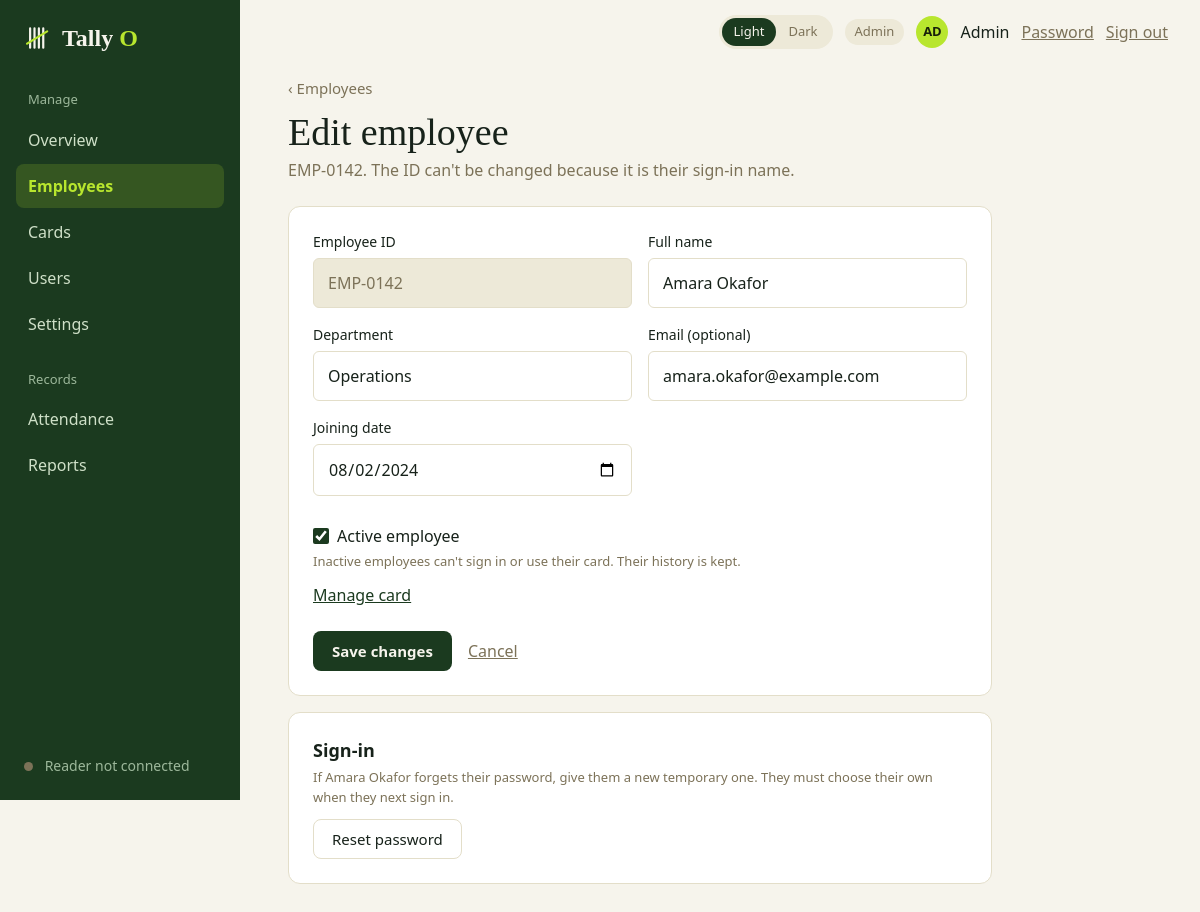
/admin/employees/1/edit (signed in), run on the app's committed database.
### tables this page shows
CREATE TABLE employees (
    id            INTEGER PRIMARY KEY,
    employee_code TEXT    NOT NULL UNIQUE,              -- e.g. EMP-0142
    full_name     TEXT    NOT NULL,
    department    TEXT    NOT NULL,
    email         TEXT,
    joined_on     TEXT    NOT NULL,
    is_active     INTEGER NOT NULL DEFAULT 1 CHECK (is_active IN (0, 1))
);

### admin.py (the view, shortened to what this page needs)
@bp.route("/employees/<int:employee_id>/edit", methods=["GET", "POST"])
@admin_only
def employee_edit(employee_id):
    conn = db.get_db()
    row = queries.get_employee(conn, employee_id)
    if row is None:
        abort(404)
    return _form(False, {"employee_code": row["employee_code"], "full_name": row["full_name"],
                         "department": row["department"], "email": row["email"] or "",
                         "joined_on": row["joined_on"], "is_active": bool(row["is_active"])},
                 {}, employee_id)

### admin.py (called while the page is built)
def _form(creating, values, errors, employee_id=None, status=200):
    return render_template(
        "admin_employee_form.html", creating=creating, values=values, errors=errors,
        employee_id=employee_id, departments=queries.departments(db.get_db()),
        **shell_context("Employees")), status

### app.py (called while the page is built)
@app.context_processor
def inject_globals():
    return {"APP_NAME": APP_NAME, "APP_TAGLINE": APP_TAGLINE,
            "csrf_token": auth.csrf_token, "safe_url": safe_url,
            "reader": reader.status()}

@app.after_request
def no_store_when_signed_in(response):
    if "user" in session and request.endpoint != "static":
        response.headers["Cache-Control"] = "no-store"
    return response

### auth.py (called while the page is built)
def csrf_token():
    if "csrf" not in session:
        session["csrf"] = secrets.token_hex(16)
    return session["csrf"]

def login_required(view):
    @wraps(view)
    def wrapped(*args, **kwargs):
        user = session.get("user")
        if not user:
            return redirect(url_for("auth.login"))
        row = get_db().execute("SELECT is_active, must_change_password FROM users WHERE id = ?",
                               (user["id"],)).fetchone()
        if row is None or not row["is_active"]:       # deactivated since they signed in
            session.clear()
            return redirect(url_for("auth.login"))
        if row["must_change_password"] and request.endpoint not in ("account.password", "auth.logout"):
            return redirect(url_for("account.password"))
        return view(*args, **kwargs)
    return wrapped

def role_required(*roles):
    def decorator(view):
        @wraps(view)
        @login_required
        def wrapped(*args, **kwargs):
            if session["user"]["role"] not in roles:
                abort(403)
            return view(*args, **kwargs)
        return wrapped
    return decorator

### db.py (called while the page is built)
def connect(path=DEFAULT_DB):
    Path(path).parent.mkdir(parents=True, exist_ok=True)
    conn = sqlite3.connect(str(path), isolation_level=None, timeout=10)  # we run transactions ourselves
    conn.row_factory = sqlite3.Row            # rows behave like dicts: row["name"]
    conn.execute("PRAGMA foreign_keys = ON")  # SQLite ignores foreign keys unless asked
    conn.execute("PRAGMA journal_mode = WAL") # readers don't block the writer
    return conn

def get_db():
    if "db" not in g:
        g.db = connect(current_app.config["DATABASE"])
    return g.db

### templates/admin_employee_form.html (shortened to what this page needs)
{% extends "app_shell.html" %}
{% from "partials/forms.html" import text_field %}
{% block content %}
  <a class="back muted" href="{{ url_for('admin.employees') }}">‹ Employees</a>
  <h1 class="page-title mt-3">{{ 'Add employee' if creating else 'Edit employee' }}</h1>
  <p class="muted mt-1">
    {% if creating %}A sign-in account is created automatically, with a temporary password shown once.
    {% else %}{{ values.employee_code }}. The ID can't be changed because it is their sign-in name.{% endif %}
  </p>
  <form class="card card-pad form-card mt-5" method="post" novalidate>
    <div class="form-grid">
      {{ text_field('employee_code', 'Employee ID', values, errors, readonly=not creating,
                    hint='Suggested automatically. Used to sign in.' if creating else '') }}
      {{ text_field('full_name', 'Full name', values, errors) }}
      {{ text_field('department', 'Department', values, errors, list='departments') }}
      {{ text_field('email', 'Email (optional)', values, errors, type='email') }}
      {{ text_field('joined_on', 'Joining date', values, errors, type='date') }}
    </div>
    {% if not creating %}
      <label class="check-line mt-3">
        <input type="checkbox" name="is_active" {% if values.is_active %}checked{% endif %}> Active employee
      </label>
      <p class="hint">Inactive employees can't sign in or use their card. Their history is kept.</p>
      {% set card_url = safe_url('admin.employee_card', employee_id=employee_id) %}
      {% if card_url != '#' %}<p class="mt-3"><a href="{{ card_url }}">Manage card</a></p>{% endif %}
    {% endif %}
    <div class="form-actions">
      <button class="btn" type="submit">{{ 'Add employee' if creating else 'Save changes' }}</button>
      <a class="muted" href="{{ url_for('admin.employees') }}">Cancel</a>
    </div>
  </form>
  {% if not creating %}
    <section class="card card-pad form-card mt-4">
      <h2 class="section-title">Sign-in</h2>
      <p class="muted small mt-1">If {{ values.full_name }} forgets their password, give them a new temporary one.
        They must choose their own when they next sign in.</p>
      <form method="post" action="{{ url_for('admin.employee_reset_password', employee_id=employee_id) }}"
            onsubmit="return confirm('Reset the password for {{ values.full_name|e }}? Their current password will stop working.')">
        <button class="btn btn-secondary mt-3" type="submit">Reset password</button>
      </form>
    </section>
  {% endif %}
{% endblock %}

### templates/partials/forms.html (shortened to what this page needs)
{% macro text_field(name, label, values, errors, type='text', hint='', readonly=false, list='', attrs='', placeholder='') %}
  <label class="field">
    <span class="field-label">{{ label }}</span>
    <input class="input" type="{{ type }}" name="{{ name }}" value="{{ values.get(name, '') }}"
           {% if readonly %}readonly{% endif %} {% if list %}list="{{ list }}"{% endif %}
           {% if placeholder %}placeholder="{{ placeholder }}"{% endif %} {{ attrs|safe }}
           {% if name in errors %}aria-invalid="true" aria-describedby="err-{{ name }}"{% endif %}>
  </label>
{% endmacro %}

### static/css/base.css (style rules this page uses)
:root { --font-sans: Calibri, Carlito, "Segoe UI", system-ui, -apple-system, sans-serif; --font-serif: Charter, "Bitstream Charter", "Sitka Text", Cambria, Georgia, serif; --space-1: 0.25rem; --space-2: 0.5rem; --space-3: 0.75rem; --space-4: 1rem; --space-5: 1.5rem; --space-6: 2rem; --space-7: 3rem; --radius-sm: 6px; --radius-md: 8px; --radius-lg: 12px; --radius-pill: 999px; --sidebar-width: 240px; }
:root, html[data-theme="light"] { color-scheme: light; --bg: #F6F4EC; --surface: #FFFFFF; --text: #17221A; --muted: #7C7258; --subtle: #5C6558; --line: #E3DEC9; --soft: #EDE9D8; --primary: #1B3A1F; --on-primary: #F6F4EC; --accent: #B8E62E; --on-accent: #17200A; --link: #1B3A1F; --brand-accent: #7DB82A; --ring: rgba(27, 58, 31, 0.25); --ok-bg: #E3F2BC; --ok-fg: #2E4A0B; --late-bg: #F8E7BE; --late-fg: #6B4A08; --bad-bg: #F4DAD2; --bad-fg: #7A2E22; --sidebar-bg: #1B3A1F; --sidebar-text: #CFE0C8; --sidebar-muted: #9DB89B; --sidebar-active-bg: rgba(184, 230, 46, 0.16); --sidebar-active-text: #B8E62E; }
*, *::before, *::after { box-sizing: border-box; }
* { margin: 0; }
html { -webkit-text-size-adjust: 100%; }
body { font-family: var(--font-sans); font-size: 1rem; line-height: 1.5; color: var(--text); background: var(--bg); -webkit-font-smoothing: antialiased; }
button, input, select, textarea { font: inherit; color: inherit; }
a { color: var(--link); }
.page-title { font-family: var(--font-serif); font-weight: 400; font-size: 2.375rem; line-height: 1.1; }
.section-title { font-size: 1.125rem; font-weight: 700; }
.muted { color: var(--muted); }
.btn { display: inline-flex; align-items: center; justify-content: center; gap: var(--space-2); padding: 0.625rem 1.125rem; border: 1px solid transparent; border-radius: var(--radius-md); background: var(--primary); color: var(--on-primary); font-size: 0.9375rem; font-weight: 700; line-height: 1.2; text-decoration: none; cursor: pointer; }
.btn-secondary { background: var(--surface); color: var(--text); border-color: var(--line); font-weight: 400; }
.card { background: var(--surface); border: 1px solid var(--line); border-radius: var(--radius-lg); }
.card-pad { padding: var(--space-5); }
.field { display: block; margin-bottom: var(--space-4); }
.field-label { display: block; margin-bottom: 0.375rem; font-size: 0.875rem; }
.hint { display: block; margin-top: var(--space-1); font-size: 0.8125rem; color: var(--muted); }
.input { width: 100%; padding: 0.75rem 0.875rem; background: var(--surface); border: 1px solid var(--line); border-radius: var(--radius-sm); }
.mt-1 { margin-top: var(--space-1); }
.mt-3 { margin-top: var(--space-3); }
.mt-4 { margin-top: var(--space-4); }

### static/css/dashboard.css (style rules this page uses)
.mt-5 { margin-top: var(--space-5); }
.small { font-size: 0.8125rem; }
.back { font-size: 0.9375rem; text-decoration: none; }
.form-card { max-width: 44rem; }
.form-grid { display: grid; grid-template-columns: repeat(auto-fit, minmax(15rem, 1fr)); gap: 0 var(--space-4); }
.input[readonly] { background: var(--soft); color: var(--muted); }
.check-line { display: flex; align-items: center; gap: var(--space-2); cursor: pointer; }
.check-line input { width: 1rem; height: 1rem; accent-color: var(--primary); }
.form-actions { display: flex; align-items: center; gap: var(--space-4); margin-top: var(--space-5); }
:root, html[data-theme="light"] { --chart-ok: #7DB82A; --chart-low: #E2A52B; }

### data on the page
employees: employee_code "EMP-0142", full_name "Amara Okafor", department "Operations", email "amara.okafor@example.com", joined_on "08/02/2024", is_active "☑"

### other printed values
{{ APP_NAME[:-1] }} "Tally"
{{ APP_NAME[-1]|upper }} "O"
{{ group.label }} "Manage" "Records"
{{ link.name }} "Overview" "Employees" "Cards" "Users" "Settings" "Attendance" "Reports"
{{ reader.label }} "Reader not connected"
{{ role_label }} "Admin"
{{ user_initials }} "AD"
{{ user_name }} "Admin"
{{ 'Add employee' if creating else 'Edit employee' }} "Edit employee"
{{ label }} "Employee ID Full name Department Email (optional) Joining date"
{{ 'Add employee' if creating else 'Save changes' }} "Save changes"
